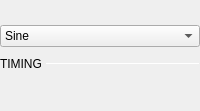
                 <widget class="QWidget" name="tabWaveform">
                  <attribute name="title">
                   <string>Waveform</string>
                  </attribute>
                  <layout class="QVBoxLayout" name="verticalLayout_5">
                   <property name="spacing">
                    <number>10</number>
                   </property>
                   <property name="leftMargin">
                    <number>0</number>
                   </property>
                   <property name="topMargin">
                    <number>25</number>
                   </property>
                   <property name="rightMargin">
                    <number>0</number>
                   </property>
                   <property name="bottomMargin">
                    <number>0</number>
                   </property>
                   <item>
                    <widget class="QComboBox" name="type">
                     <property name="sizePolicy">
                      <sizepolicy hsizetype="Minimum" vsizetype="Fixed">
                       <horstretch>0</horstretch>
                       <verstretch>0</verstretch>
                      </sizepolicy>
                     </property>
                     <item>
                      <property name="text">
                       <string>Sine</string>
                      </property>
                     </item>
                     <item>
                      <property name="text">
                       <string>Square</string>
                      </property>
                     </item>
                     <item>
                      <property name="text">
                       <string>Triangle</string>
                      </property>
                     </item>
                     <item>
                      <property name="text">
                       <string>Trapezoidal</string>
                      </property>
                     </item>
                     <item>
                      <property name="text">
                       <string>Rising Ramp Sawtooth</string>
                      </property>
                     </item>
                     <item>
                      <property name="text">
                       <string>Falling Ramp Sawtooth</string>
                      </property>
                     </item>
                     <item>
                      <property name="text">
                       <string>Stair Step</string>
                      </property>
                     </item>
                    </widget>
                   </item>
                   <item>
                    <layout class="QGridLayout" name="waveformGrid">
                     <property name="bottomMargin">
                      <number>0</number>
                     </property>
                     <property name="spacing">
                      <number>15</number>
                     </property>
                    </layout>
                   </item>
                   <item>
                    <widget class="QWidget" name="wtrapezparams" native="true">
                     <layout class="QVBoxLayout" name="verticalLayout_12">
                      <property name="spacing">
                       <number>15</number>
                      </property>
                      <property name="leftMargin">
                       <number>0</number>
                      </property>
                      <property name="topMargin">
                       <number>0</number>
                      </property>
                      <property name="rightMargin">
                       <number>0</number>
                      </property>
                      <property name="bottomMargin">
                       <number>0</number>
                      </property>
                      <item>
                       <layout class="QHBoxLayout" name="horizontalLayout_9">
                        <property name="spacing">
                         <number>0</number>
                        </property>
                        <property name="topMargin">
                         <number>0</number>
                        </property>
                        <item>
                         <widget class="QLabel" name="label_2">
                          <property name="sizePolicy">
                           <sizepolicy hsizetype="Maximum" vsizetype="Maximum">
                            <horstretch>0</horstretch>
                            <verstretch>0</verstretch>
                           </sizepolicy>
                          </property>
                          <property name="text">
                           <string>TIMING </string>
                          </property>
                          <property name="subsection_label" stdset="0">
                           <bool>true</bool>
                          </property>
                         </widget>
                        </item>
                        <item>
                         <widget class="Line" name="line_3">
                          <property name="minimumSize">
                           <size>
                            <width>0</width>
                            <height>1</height>
                           </size>
                          </property>
                          <property name="maximumSize">
                           <size>
                            <width>16777215</width>
                            <height>1</height>
                           </size>
                          </property>
                          <property name="orientation">
                           <enum>Qt::Horizontal</enum>
                          </property>
                          <property name="units" stdset="0">
                           <stringlist notr="true">
                            <string>deg=1</string>
                            <string>π rad=180</string>
                            <string>ns=1e-9</string>
                            <string>μs=1e-6</string>
                            <string>ms=1e-3</string>
                            <string>seconds=1e0</string>
                           </stringlist>
                          </property>
                          <property name="min_value" stdset="0">
                           <double>0.000000000000000</double>
                          </property>
                          <property name="max_value" stdset="0">
                           <double>360.000000000000000</double>
                          </property>
                          <property name="subsection_line" stdset="0">
                           <bool>true</bool>
                          </property>
                         </widget>
                        </item>
                       </layout>
                      </item>
                      <item>
                       <layout class="QGridLayout" name="gridLayout_2">
                        <property name="topMargin">
                         <number>0</number>
                        </property>
                        <property name="rightMargin">
                         <number>0</number>
                        </property>
                        <property name="bottomMargin">
                         <number>0</number>
                        </property>
                        <property name="spacing">
                         <number>15</number>
                        </property>
                       </layout>
                      </item>
                     </layout>
                    </widget>
                   </item>
                   <item>
                    <spacer name="verticalSpacer">
                     <property name="orientation">
                      <enum>Qt::Vertical</enum>
                     </property>
                     <property name="sizeHint" stdset="0">
                      <size>
                       <width>20</width>
                       <height>40</height>
                      </size>
                     </property>
                    </spacer>
                   </item>
                  </layout>
                 </widget>
